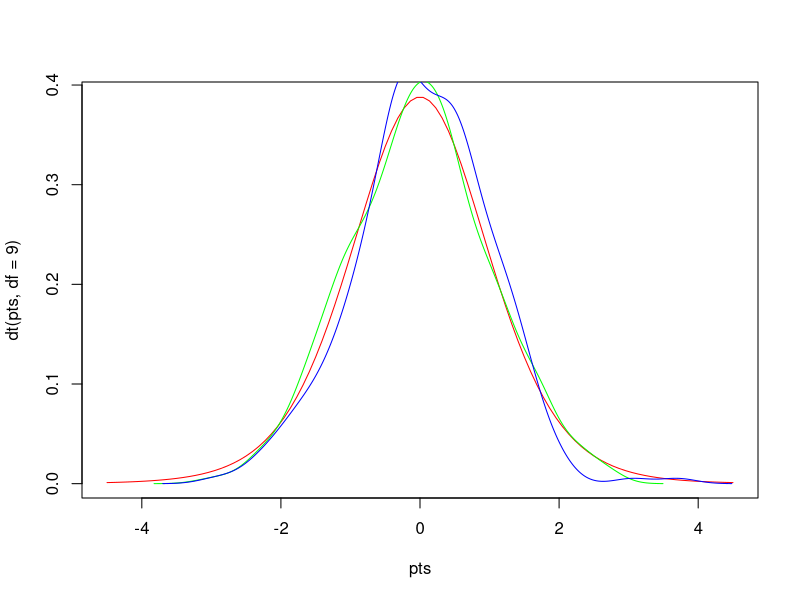

Reproduce this figure in R.
#Author: Forrester, Date: 10/31/2024, Purpose: Ttest Calculation-Assignment7


#Generating random data for x and y
x = rnorm(1000)
y = rnorm(300)

#Plotting graph
pts = seq(-4.5,4.5,length=100)
plot(pts,dt(pts,df=9),col='red',type='l')
lines(density(x), col='green')
lines(density(y), col='blue')

#function to execute the ttest
ttest = t.test(x,y)

#output
ttest


#p-value=0.4039(output from assignment)